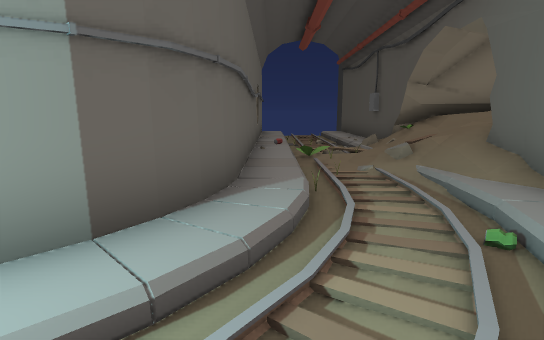
View 1 (above)

12 first-person views from a walk through a 3-D level made in the Unity game engine. The camera is 1.2 m above the floor, tilts 10° down and sees 80° across. The floor is counted in squares, 1 m on a side. Each view is taken from the middle of a square. On the plan, view 1 faces up. The plan holds only what a view shows up to about 14 squares ahead; the rest is blank. The place goes on beyond the plan.

View 2
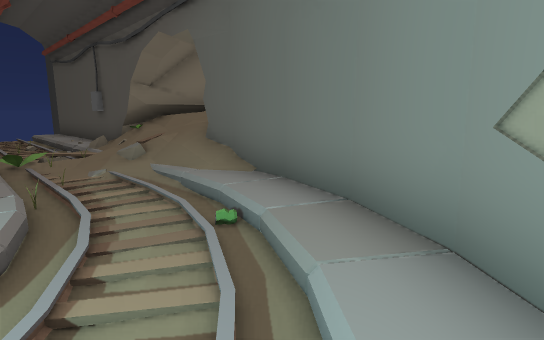

View 3
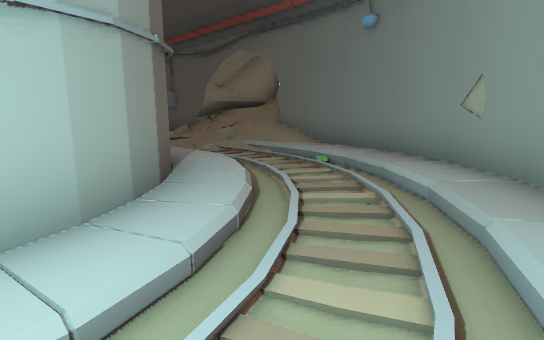

View 4
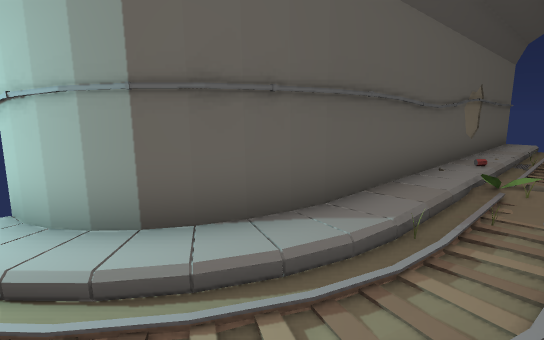

View 5
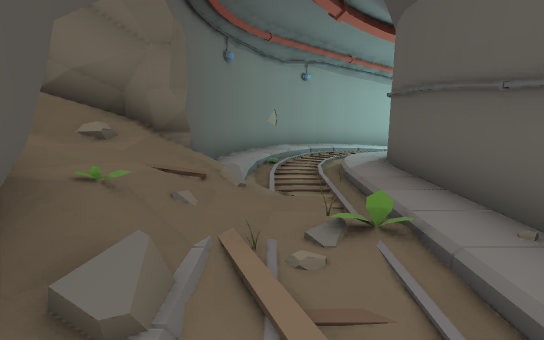

View 6
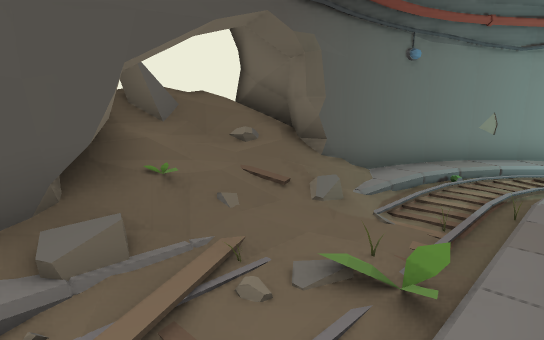

View 7
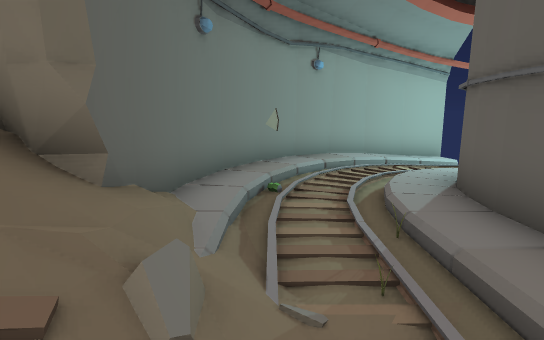

View 8
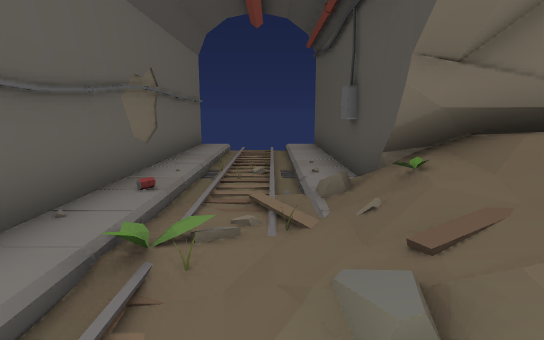

View 9
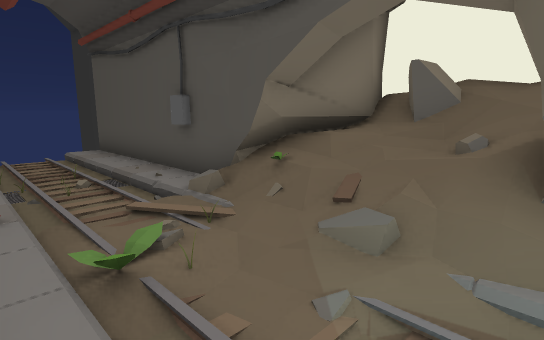

View 10
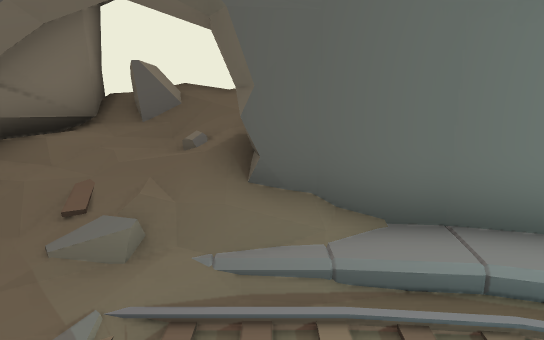

View 11
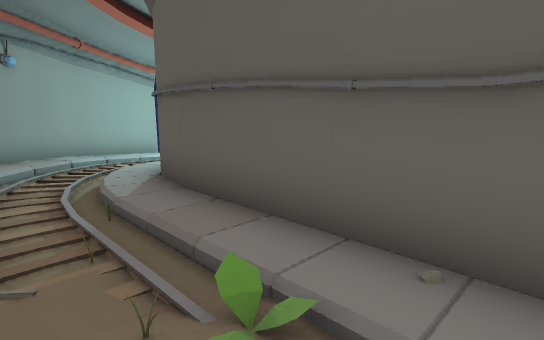

View 12
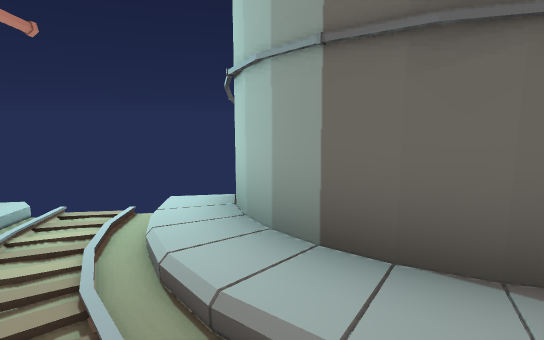

### Floor plan
Key: @ floor where view 1 was taken; # wall or solid block; . main floor; - floor 0.25 m lower than the main floor; / step, stairs or slope; P plant; R rock.
Columns run from 4 left of view 1 to 7 right of it. Each row starts with its distance up from view 1.
 14     #  #
 13     #..#
 12    ##..#
 11    ##..#
 10    #...#
  9    #...##
  8    #.P.#####
  7    #..////R#
  6    #..//#//#
  5    #.../####
  4    #.--.#
  3   ##/-/##
  2  ##./-/#
  1 ##//-/.#
  0  ---@###
 -1  ///.#
 -2  -####
 -3 ###

Where each view was taken, in squares from view 1:
view 1: 0 up, 0 right, facing up
view 2: 0 up, 0 right, facing up-right
view 3: 1 down, 3 left, facing up-right
view 4: 1 up, 2 right, facing up-left
view 5: 11 up, 2 right, facing down
view 6: 10 up, 0 right, facing down-right
view 7: 8 up, 2 right, facing down
view 8: 5 up, 2 right, facing up
view 9: 5 up, 0 right, facing up-right
view 10: 5 up, 0 right, facing right
view 11: 9 up, 2 right, facing down-left
view 12: 2 up, 1 right, facing left
